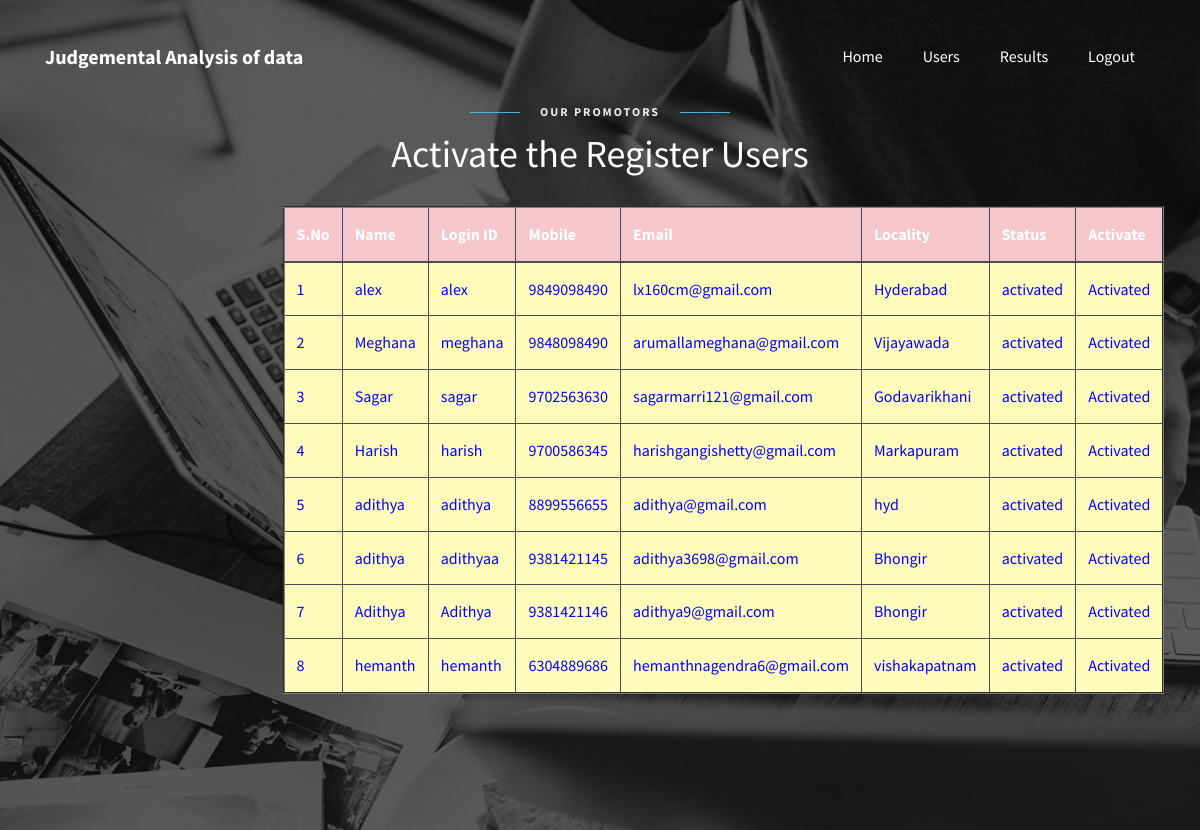
Screenshot of /AdminActivaUsers/?uid=7 with the database file from the repository.
### users/models.py (models this page shows, shortened)
class UserRegistrationModel(models.Model):
    name = models.CharField(max_length=100)
    loginid = models.CharField(unique=True, max_length=100)
    password = models.CharField(max_length=100)
    mobile = models.CharField(unique=True, max_length=100)
    email = models.CharField(unique=True, max_length=100)
    locality = models.CharField(max_length=100)
    address = models.CharField(max_length=1000)
    city = models.CharField(max_length=100)
    state = models.CharField(max_length=100)
    status = models.CharField(max_length=100)
    class Meta:
        db_table = 'UserRegistrations'

### admins/views.py (the view)
# urls.py: path("AdminActivaUsers/", admins.AdminActivaUsers, name="AdminActivaUsers"),
def AdminActivaUsers(request):
    if request.method == 'GET':
        id = request.GET.get('uid')
        status = 'activated'
        print("PID = ", id, status)
        UserRegistrationModel.objects.filter(id=id).update(status=status)
        data = UserRegistrationModel.objects.all()
        return render(request, 'admins/RegisteredUsers.html', {'data': data})

### assets/templates/admins/RegisteredUsers.html (shortened to what this page needs)
{%extends 'admins/adminbase.html'%}
{%load static%}
{%block contents%}
<section class="ftco-section testimony-section img" style="background-image: url({%static 'images/bg_2.jpg'%});">
	<div class="container">
		<div class="row justify-content-center mb-4">
			<div class="col-md-7 text-center heading-section heading-section-white ftco-animate">
				<span class="subheading">Our Promotors</span>
				<h2 class="mb-4">Activate the Register Users</h2>
                <center>
                    <p>
 <table border="2px" class="table table-hover table-dark">
                    <thead>
                    <tr class="table-danger">
                        <th scope="col">S.No</th>
                        <th scope="col">Name</th>
                        <th scope="col">Login ID</th>
                        <th scope="col">Mobile</th>
                        <th scope="col">Email</th>
                        <th scope="col">Locality</th>
                        <th scope="col">Status</th>
                        <th scope="col">Activate</th>
                    </tr>
                    </thead>
                    <tbody>
                    {% for i in data %}
                    <tr scope="row" style="color: BLUE; background-color:#FFFCBB">
                        <td>{{forloop.counter}}</td>
                        <td>{{i.name}}</td>
                        <td>{{i.loginid}}</td>
                        <td>{{i.mobile}}</td>
                        <td>{{i.email}}</td>
                        <td>{{i.locality}}</td>
                        <td>{{i.status}}</td>
                        {% if i.status == 'waiting' %}
                        <td><a class="btn-link" href="/AdminActivaUsers/?uid={{ i.id }}"
                               style="color:DARKBLUE">Activate</a></td>
                        {% else %}
                        <td> Activated</td>
                        {% endif %}
                    </tr>
                    {% endfor %}
                    </tbody>
                </table>
                        </p>
                </center>
			</div>
		</div>
	</div>
</section>
{%endblock%}

### rows the page displays
UserRegistrationModel: name "alex", loginid "alex", mobile "9849098490", email "lx160cm@gmail.com", locality "Hyderabad", status "activated", shows "Activated"
UserRegistrationModel: name "Meghana", loginid "meghana", mobile "9848098490", email "arumallameghana@gmail.com", locality "Vijayawada", status "activated", shows "Activated"
UserRegistrationModel: name "Sagar", loginid "sagar", mobile "9702563630", email "sagarmarri121@gmail.com", locality "Godavarikhani", status "activated", shows "Activated"
UserRegistrationModel: name "Harish", loginid "harish", mobile "9700586345", email "harishgangishetty@gmail.com", locality "Markapuram", status "activated", shows "Activated"
UserRegistrationModel: name "adithya", loginid "adithya", mobile "8899556655", email "adithya@gmail.com", locality "hyd", status "activated", shows "Activated"
UserRegistrationModel: name "adithya", loginid "adithyaa", mobile "9381421145", email "adithya3698@gmail.com", locality "Bhongir", status "activated", shows "Activated"
UserRegistrationModel: name "Adithya", loginid "Adithya", mobile "9381421146", email "adithya9@gmail.com", locality "Bhongir", status "activated", shows "Activated"
UserRegistrationModel: name "hemanth", loginid "hemanth", mobile "6304889686", email "hemanthnagendra6@gmail.com", locality "vishakapatnam", status "activated", shows "Activated"
